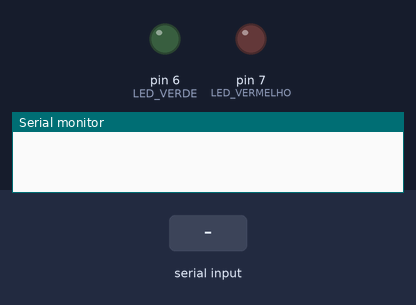
This sketch was run on a simulated Arduino Uno, built with avr-gcc and run on an emulated ATmega328P. Parts: output pins drawn as LEDs (lit = HIGH), the last lines printed to the serial monitor. Inputs (shaded band) come from the test bench.

Above: at 1.2 s.
1.3 s: "." received over Serial
At 2.1 s:
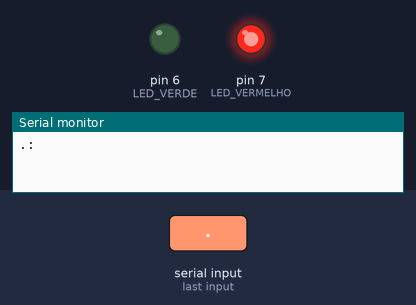
Timing chart, 0 to 4.3 s (numbered marks = the images above; inputs shaded):
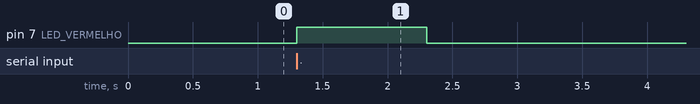

The sketch:

dicionarioMorse.ino
```cpp
// Define as portas que serão usadas para o LED e para o Serial
const int LED_VERDE = 6;
const int LED_VERMELHO = 7;
const int SERIAL_BAUD_RATE = 9600;

// Define as letras do alfabeto e seus códigos em Morse
const char* LETRAS[] = {
    ".-",    //A
    "-...",  //B
    "-.-.",  //C
    "-..",   //D
    ".",     //E
    "..-.",  //F
    "--.",   //G
    "....",  //H
    "..",    //I
    ".---",  //J
    "-.-",   //K
    ".-..",  //L
    "--",    //M
    "-.",    //N
    "---",   //O
    ".--.",  //P
    "--.-",  //Q
    ".-.",   //R
    "...",   //S
    "-",     //T
    "..-",   //U
    "...-",  //V
    ".--",   //W
    "-..-",  //X
    "-.--",  //Y
    "--.."   //Z
};

// Função para converter uma letra em código Morse
String convertToMorse(char c) {

    // Converte para letra maiúscula
    c = toupper(c);

    // Retorna vazio para caracteres inválidos
    if (c < 'A' || c > 'Z') return "";

    // Calcula o índice do array
    int index = c - 'A';
    return LETRAS[index];
}

void setup() {

    // Define a porta do LED como saída
    pinMode(LED_VERDE, OUTPUT);
    pinMode(LED_VERMELHO, OUTPUT);

    // Inicializa o Serial com a taxa de baud rate definida
    Serial.begin(SERIAL_BAUD_RATE);
}

void loop() {
    if (Serial.available()) {

        // Lê uma letra do Serial
        char c = Serial.read();

        // Converte a letra para maiúsculo
        c = toupper(c);

        // Converte a letra em código Morse
        String morse = convertToMorse(c);

        // Envia a letra em seu valor ASCII correspondente
        Serial.write(c);
        Serial.print(": ");

        // Imprime o código Morse no Serial
        Serial.println(morse);

        //imprime letra por letra nos leds
        for (int i = 0; i < morse.length(); i++) {

            if (morse[i] == '.') { // Faz o LED piscar para o ponto

                digitalWrite(LED_VERDE, HIGH);
                delay(200);
                digitalWrite(LED_VERDE, LOW);
                delay(200);

            } else if (morse[i] == '-') { // Faz o LED piscar para o traço

                digitalWrite(LED_VERDE, HIGH);
                delay(600);
                digitalWrite(LED_VERDE, LOW);
                delay(200);

            }
        }

        //aqui entra o fim da letra, então acende o led vermelho
        digitalWrite(LED_VERMELHO, HIGH);
        delay(1000);
        digitalWrite(LED_VERMELHO, LOW);
    }
}
```

Measured:
- after the input at 1.3 s, pin 7 (LED_VERMELHO): LOW → HIGH at once, → LOW 1.0 s later
